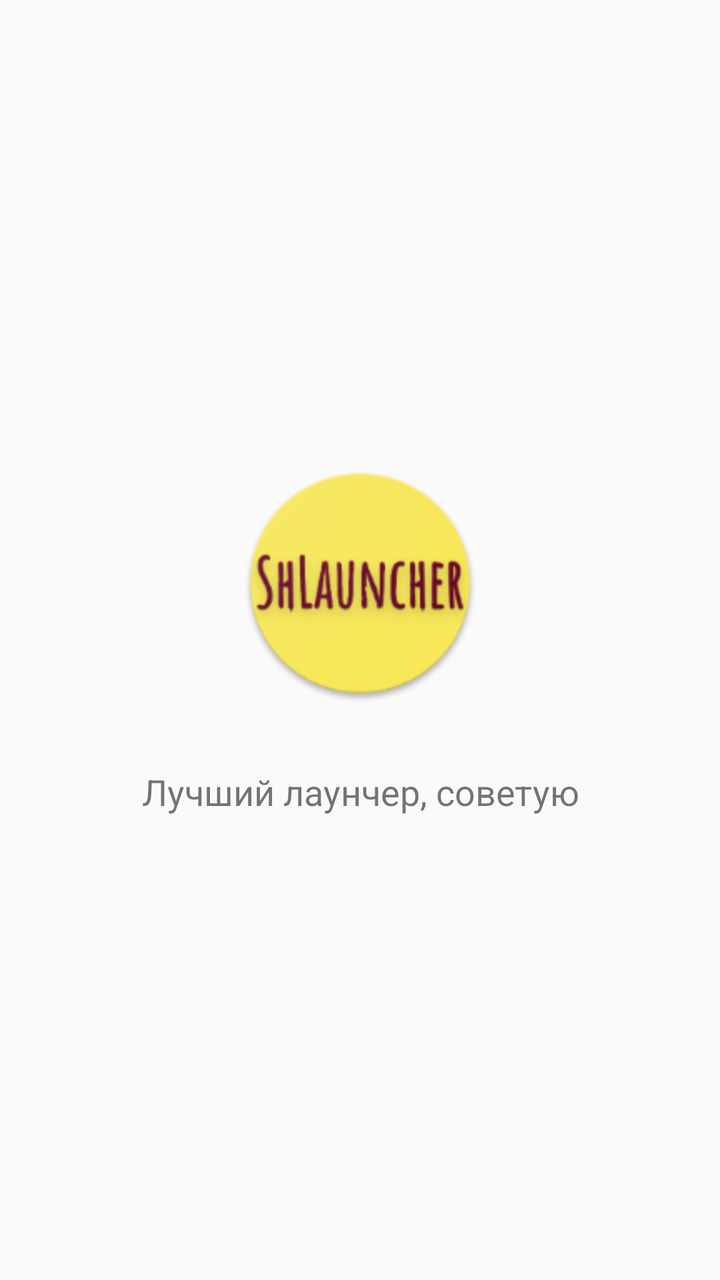
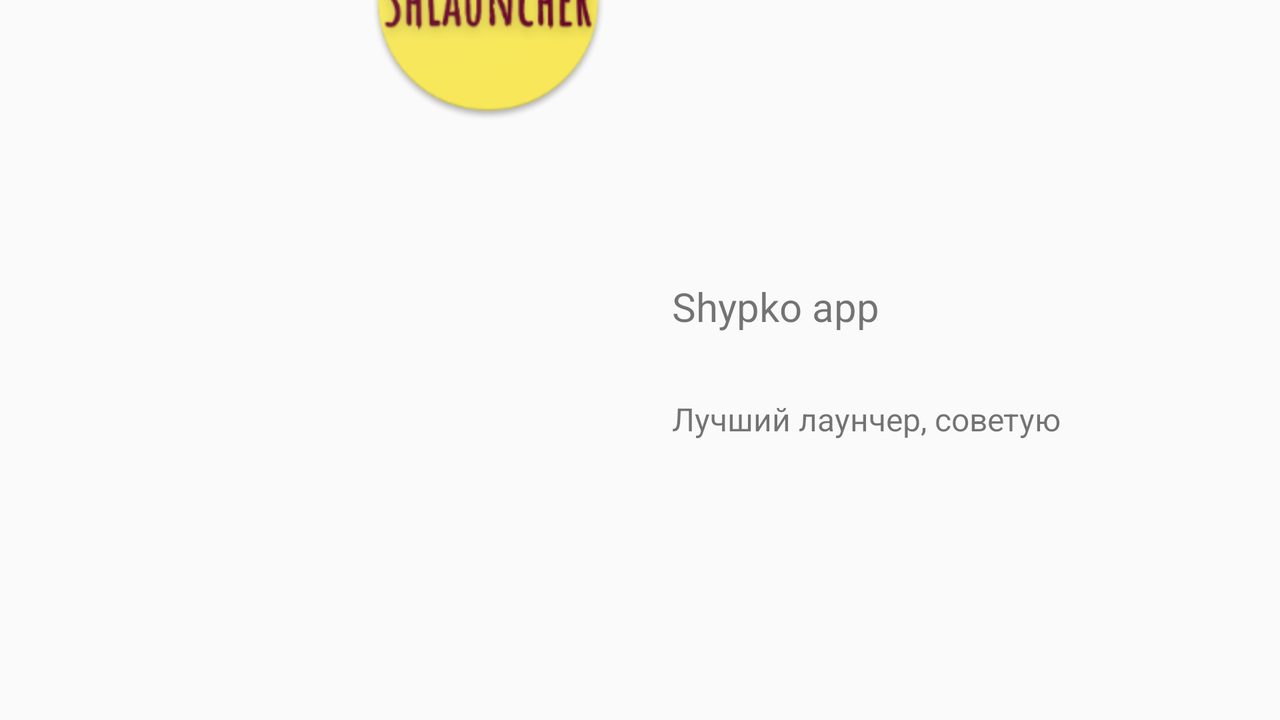

Compare how this app lays out the same screen by default and in its alternative resource folder. The renders come first, then the two layout files and the values they reference.
<!-- AndroidManifest.xml: application theme AppTheme.NoActionBar -->
<!-- res/layout/page_info_app.xml -->
<?xml version="1.0" encoding="utf-8"?>
<LinearLayout xmlns:android="http://schemas.android.com/apk/res/android"
    xmlns:app="http://schemas.android.com/apk/res-auto"
    xmlns:tools="http://schemas.android.com/tools"
    android:id="@+id/info_app"
    android:layout_width="match_parent"
    android:layout_height="match_parent"
    android:gravity="center"
    android:orientation="vertical"
    tools:ignore="UseCompoundDrawables">

    <ImageView
        android:id="@+id/icon_app"
        android:layout_width="@dimen/widthIcon"
        android:layout_height="@dimen/heightIcon"
        android:padding="@dimen/padding"
        app:srcCompat="@mipmap/ic_launcher_round" />

    <TextView
        android:id="@+id/about_app"
        android:layout_width="wrap_content"
        android:layout_height="wrap_content"
        android:gravity="center"
        android:padding="@dimen/padding"
        android:text="@string/aboutApp"
        android:textSize="@dimen/aboutApp" />
</LinearLayout>
<!-- resources referenced by this layout -->
<resources>
  <dimen name="aboutApp">18sp</dimen>
  <dimen name="heightIcon">152dp</dimen>
  <dimen name="padding">16dp</dimen>
  <dimen name="widthIcon">152dp</dimen>
  <!-- mipmap ic_launcher_round: png bitmap (mipmap-hdpi, 6794 bytes) -->
  <string name="aboutApp">Лучший лаунчер, советую</string>
  <style name="AppTheme.NoActionBar">
          <item name="windowActionBar">false</item>
          <item name="windowNoTitle">true</item>
      </style>
</resources>
<!-- res/layout-land/page_info_app.xml (the repository's variant of the layout above) -->
<!-- drawn on the phone turned sideways -->
<?xml version="1.0" encoding="utf-8"?>
<android.support.constraint.ConstraintLayout xmlns:android="http://schemas.android.com/apk/res/android"
    xmlns:app="http://schemas.android.com/apk/res-auto"
    xmlns:tools="http://schemas.android.com/tools"
    android:layout_width="match_parent"
    android:layout_height="match_parent"
    tools:context="com.example.glouz.shypkoapp.welcome.WelcomeActivity">

    <ImageView
        android:id="@+id/icon_app"
        android:layout_width="@dimen/widthIcon"
        android:layout_height="@dimen/heightIcon"
        android:padding="@dimen/padding"
        app:layout_constraintBottom_toTopOf="parent"
        app:layout_constraintRight_toRightOf="@+id/center_line"
        app:layout_constraintTop_toTopOf="parent"
        app:layout_constraintVertical_bias="0.5"
        app:srcCompat="@mipmap/ic_launcher_round"/>

    <LinearLayout
        android:id="@+id/info_app"
        android:layout_width="0dp"
        android:layout_height="wrap_content"
        android:orientation="vertical"
        app:layout_constraintBottom_toBottomOf="parent"
        app:layout_constraintLeft_toRightOf="@id/center_line"
        app:layout_constraintRight_toRightOf="parent"
        app:layout_constraintTop_toTopOf="parent"
        app:layout_constraintVertical_bias="0.5">

        <TextView
            android:id="@+id/name_app"
            android:layout_width="wrap_content"
            android:layout_height="wrap_content"
            android:padding="@dimen/padding"
            android:text="@string/appName"
            android:textSize="@dimen/nameApp" />

        <TextView
            android:id="@+id/about_app"
            android:layout_width="wrap_content"
            android:layout_height="wrap_content"
            android:baselineAligned="false"
            android:inputType="textMultiLine"
            android:padding="@dimen/padding"
            android:text="@string/aboutApp"
            android:textSize="@dimen/hello"
            tools:ignore="TextViewEdits" />
    </LinearLayout>

    <android.support.constraint.Guideline
        android:id="@+id/center_line"
        android:layout_width="wrap_content"
        android:layout_height="wrap_content"
        android:orientation="vertical"
        app:layout_constraintGuide_percent="0.5" />
</android.support.constraint.ConstraintLayout>
<!-- resources referenced by the variant -->
<!-- as the phone turned sideways resolves them -->
<resources>
  <dimen name="heightIcon">152dp</dimen>
  <dimen name="hello">16sp</dimen>
  <dimen name="nameApp">20sp</dimen>
  <dimen name="padding">16dp</dimen>
  <dimen name="widthIcon">152dp</dimen>
  <!-- mipmap ic_launcher_round: png bitmap (mipmap-hdpi, 6794 bytes) -->
  <string name="aboutApp">Лучший лаунчер, советую</string>
  <string name="appName" translatable="false">Shypko app</string>
  <style name="AppTheme.NoActionBar">
          <item name="windowActionBar">false</item>
          <item name="windowNoTitle">true</item>
      </style>
</resources>
